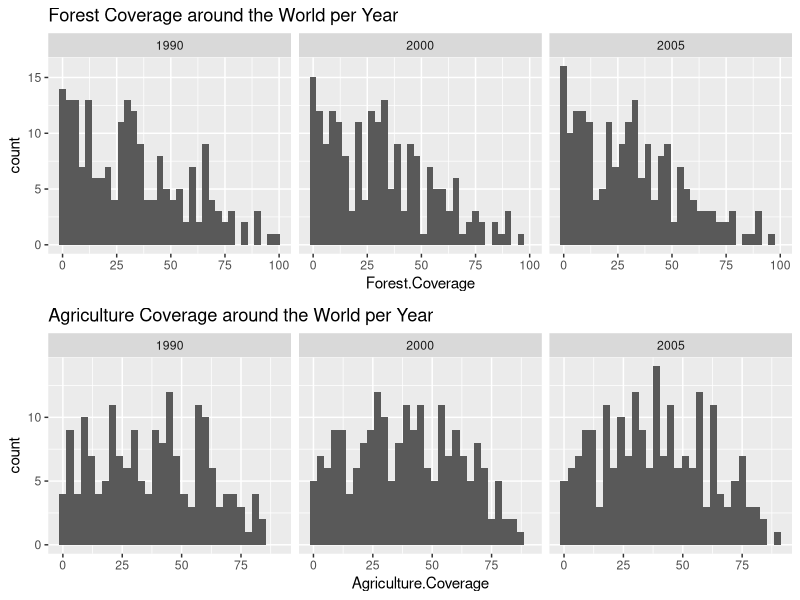
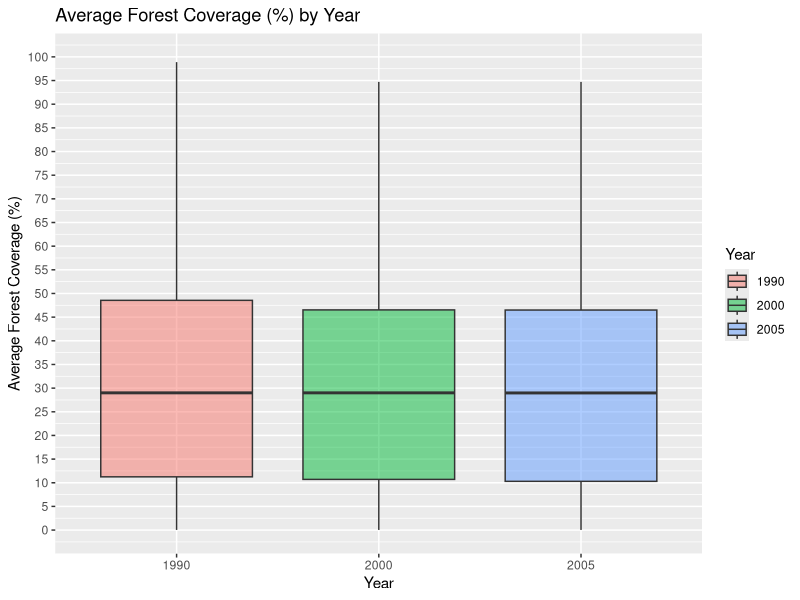
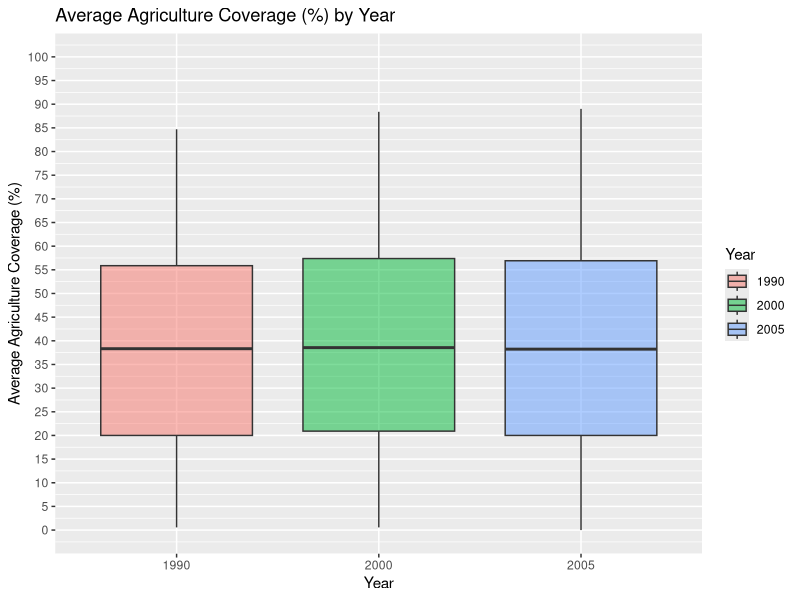
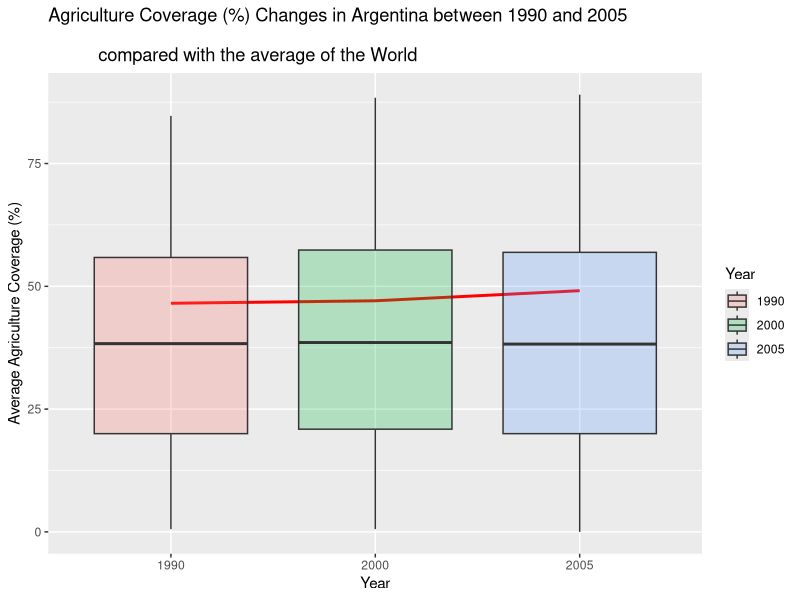
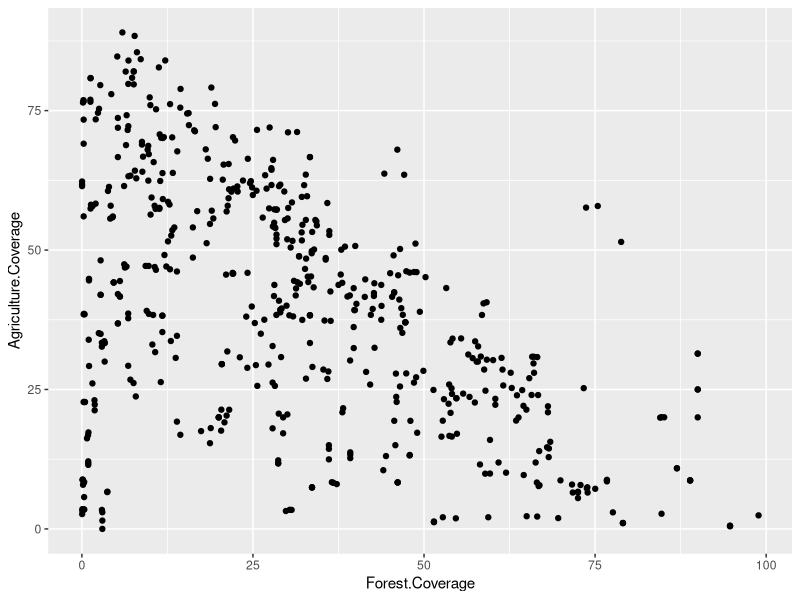
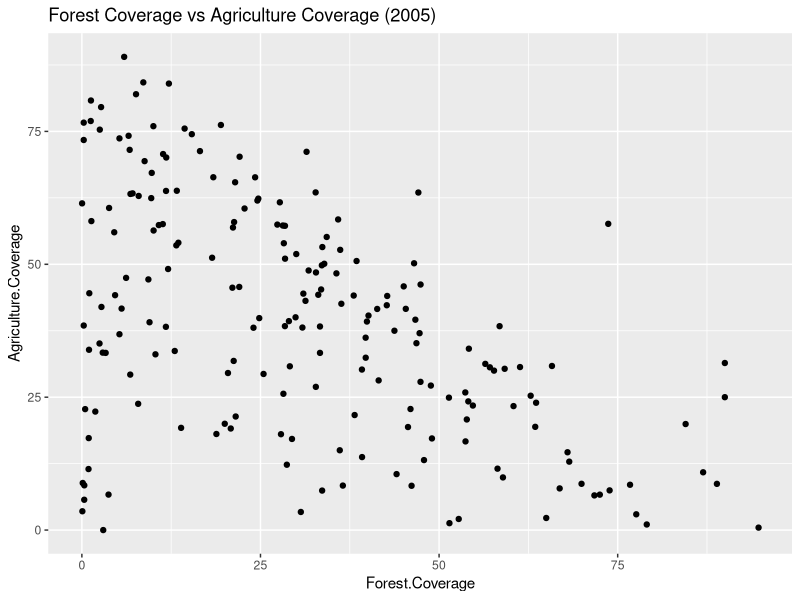
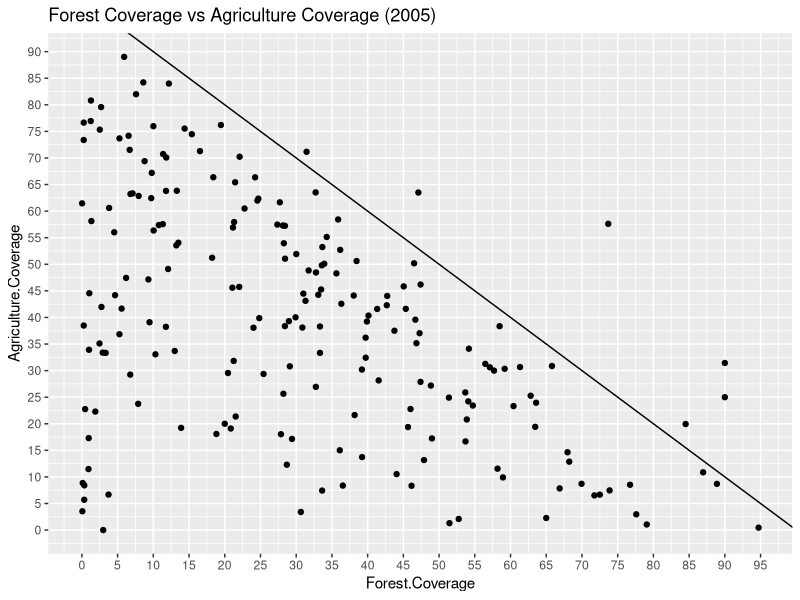
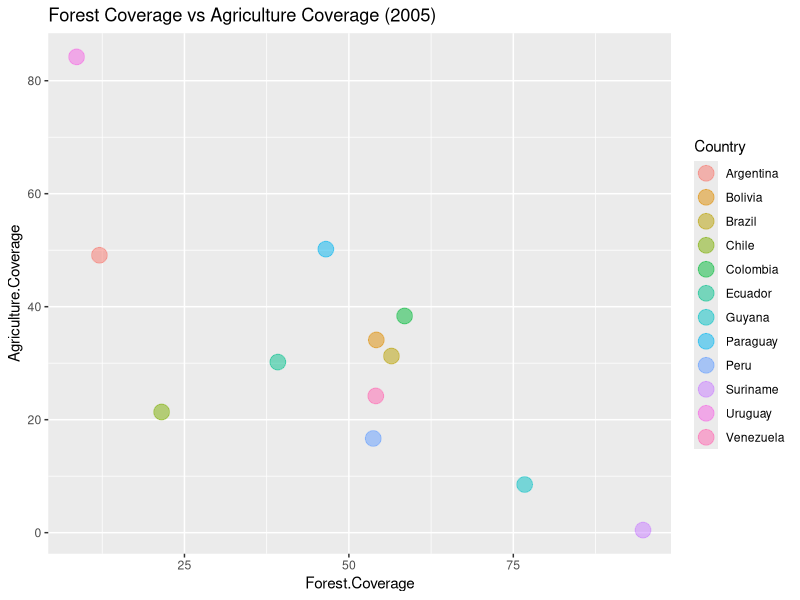

These figures' R source, in order:
## ---- chunk 1
library(reshape2) # melt function
library(ggplot2)
library(gridExtra)
setwd("~/Repos//data-analysis-with-r")
## ---- chunk 2
a.coverage <- read.csv("./data//agriculture land.csv",
                   col.names = c("Country","1990","2000","2005"))
f.coverage <- read.csv("./data//indicator_forest coverage.csv",
                   col.names = c("Country","1990","2000","2005"))

a.coverage <- melt(a.coverage, id.vars = c("Country"))
names(a.coverage) <- c("Country","Year","Agriculture.Coverage")
f.coverage <- melt(f.coverage, id.vars = c("Country"))
names(f.coverage) <- c("Country","Year","Forest.Coverage")

data <- merge(a.coverage,f.coverage, by=c("Country","Year"))

data$Year <- gsub("X","",data$Year)
data$Year <- as.factor(data$Year)
data$Agriculture.Coverage <- gsub(",",".",data$Agriculture.Coverage)
data$Agriculture.Coverage <- as.numeric(data$Agriculture.Coverage,na.action)
data$Forest.Coverage <- gsub(",",".",data$Forest.Coverage)
data$Forest.Coverage <- as.numeric(data$Forest.Coverage,na.action)

rm(a.coverage,f.coverage)

head(data)
## ---- chunk 3
p1 <- ggplot(data, aes(x=Forest.Coverage)) + geom_histogram(binwidth = 3) + 
  facet_wrap(~ Year) +
  ggtitle("Forest Coverage around the World per Year")

p2 <- ggplot(data, aes(x=Agriculture.Coverage)) + geom_histogram(binwidth = 3) + 
  facet_wrap(~ Year) +
  ggtitle("Agriculture Coverage around the World per Year")

grid.arrange(p1,p2,ncol = 1)
## ---- chunk 4
ggplot(data, aes(x = Year, y = Forest.Coverage, fill = Year)) + 
  geom_boxplot(alpha = 0.5) + 
  scale_y_continuous(breaks = seq(0,100,5)) +
  coord_cartesian(ylim = c(00,100)) + 
  ylab("Average Forest Coverage (%)") + 
  ggtitle("Average Forest Coverage (%) by Year")


ggplot(data, aes(x = Year, y = Agriculture.Coverage, fill = Year)) + 
  geom_boxplot(alpha = 0.5) + 
  scale_y_continuous(breaks = seq(0,100,5)) +
  coord_cartesian(ylim = c(00,100)) + 
  ylab("Average Agriculture Coverage (%)") + 
  ggtitle("Average Agriculture Coverage (%) by Year")

## ---- chunk 5
argentina <- subset(data, Country == "Argentina")
argentina
## ---- chunk 6
ggplot(argentina) + 
  geom_line(aes(x=Year,y=Agriculture.Coverage, group = Country), stat= "identity",
            size = 1, color = "red") +
  geom_boxplot(data = data , aes(x=Year,y=Agriculture.Coverage, fill = Year), alpha = 0.25) + 
  ggtitle("Agriculture Coverage (%) Changes in Argentina between 1990 and 2005\n 
          compared with the average of the World") + 
  ylab("Average Agriculture Coverage (%)") 
## ---- chunk 7
ggplot(data, aes(x=Forest.Coverage, y=Agriculture.Coverage)) + geom_point()
## ---- chunk 8
ggplot(subset(data, Year == 2005),
       aes(x=Forest.Coverage, y=Agriculture.Coverage)) + 
  geom_point() +
  ggtitle("Forest Coverage vs Agriculture Coverage (2005)")
## ---- chunk 9
ggplot(subset(data, Year == 2005),
       aes(x=Forest.Coverage, y=Agriculture.Coverage)) + 
  geom_point() +
  ggtitle("Forest Coverage vs Agriculture Coverage (2005)") + 
  geom_abline(intercept = 100, slope = -1) +
  scale_y_continuous(breaks = seq(0,100,5)) +
  scale_x_continuous(breaks = seq(0,100,5)) 

subset(data, Forest.Coverage + Agriculture.Coverage > 100)
## ---- chunk 10
with(subset(data, Year == 2005),
     cor.test(Forest.Coverage,Agriculture.Coverage))
## ---- chunk 11
south.america <- c("Argentina", "Chile", "Uruguay", "Paraguay", "Brazil",
                   "Peru", "Ecuador", "Bolivia", "Venezuela", "Colombia",
                   "Suriname", "French Guiana", "Guyana")
south.america.data <- subset(data, Country %in% south.america)

ggplot(subset(south.america.data, Year == 2005),
       aes(x=Forest.Coverage, y=Agriculture.Coverage)) + 
  geom_point(aes(color = Country), size = 5, alpha = 1/2) +
  ggtitle("Forest Coverage vs Agriculture Coverage (2005)")
  

with(subset(south.america.data, Year == 2005),
     cor.test(Forest.Coverage,Agriculture.Coverage))

